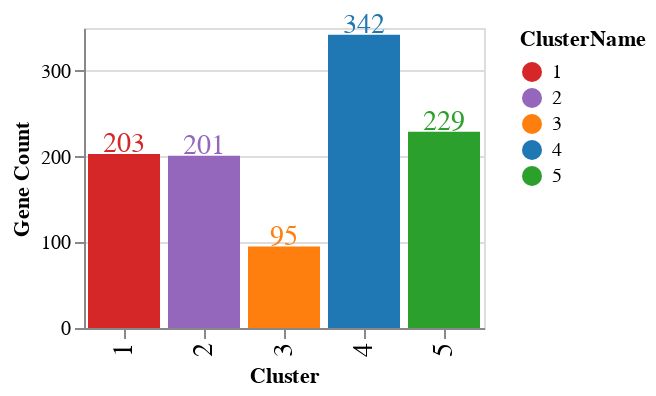

Source (notebook cell):
### Code cell
funct_bar = alt.Chart(atL1_evd_annpt_cluster.reset_index(),height=150,width=200).mark_bar().encode(
    x=alt.X('ClusterName:N',sort=sorted(list(color_key.keys())), axis=alt.Axis(title="Cluster",labelFontSize=14)),
    y=alt.Y('count(geneName)',axis=alt.Axis(title="Gene Count")),
    color=alt.Color('ClusterName:O',scale=alt.Scale(domain=list(color_key.keys()),range=list(color_key.values())))
)
func_text = funct_bar.mark_text(
    align="center",
    baseline="middle",
    dy=-5,
    size=14
).encode(text="count(geneName)")
_bar_plot  = funct_bar+func_text

_bar_plot

### Figure 1 — Vega-Lite specification as saved in the notebook (floating-point values rounded to 4 significant figures; data arrays with more than 128 entries replaced by an {"elided": "..."} marker saying what was removed)
{"config": {"view": {"continuousWidth": 300, "continuousHeight": 300}}, "layer": [{"mark": {"type": "bar"}, "encoding": {"color": {"field": "ClusterName", "scale": {"domain": [1, 2, 3, 4, 5], "range": ["#d62728", "#9467bd", "#ff7f0e", "#1f77b4", "#2ca02c"]}, "type": "ordinal"}, "x": {"axis": {"labelFontSize": 14, "title": "Cluster"}, "field": "ClusterName", "sort": [1, 2, 3, 4, 5], "type": "nominal"}, "y": {"aggregate": "count", "axis": {"title": "Gene Count"}, "field": "geneName", "type": "nominal"}}}, {"mark": {"type": "text", "align": "center", "baseline": "middle", "dy": -5, "size": 14}, "encoding": {"color": {"field": "ClusterName", "scale": {"domain": [1, 2, 3, 4, 5], "range": ["#d62728", "#9467bd", "#ff7f0e", "#1f77b4", "#2ca02c"]}, "type": "ordinal"}, "text": {"aggregate": "count", "field": "geneName", "type": "nominal"}, "x": {"axis": {"labelFontSize": 14, "title": "Cluster"}, "field": "ClusterName", "sort": [1, 2, 3, 4, 5], "type": "nominal"}, "y": {"aggregate": "count", "axis": {"title": "Gene Count"}, "field": "geneName", "type": "nominal"}}}], "data": {"name": "data-649a29e97187902aa3c73497740e2e2a"}, "height": 150, "width": 200, "$schema": "https://vega.github.io/schema/vega-lite/v5.14.1.json", "datasets": {"data-649a29e97187902aa3c73497740e2e2a": {"elided": "1070 records"}}}
